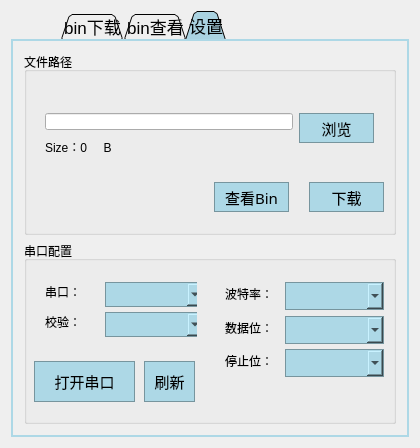
<?xml version="1.0" encoding="UTF-8"?>
<ui version="4.0">
 <class>Widget</class>
 <widget class="QWidget" name="Widget">
  <property name="geometry">
   <rect>
    <x>0</x>
    <y>0</y>
    <width>420</width>
    <height>448</height>
   </rect>
  </property>
  <property name="minimumSize">
   <size>
    <width>420</width>
    <height>448</height>
   </size>
  </property>
  <property name="maximumSize">
   <size>
    <width>420</width>
    <height>448</height>
   </size>
  </property>
  <property name="font">
   <font>
    <pointsize>12</pointsize>
   </font>
  </property>
  <property name="contextMenuPolicy">
   <enum>Qt::DefaultContextMenu</enum>
  </property>
  <property name="windowTitle">
   <string>IAP ——寒寒</string>
  </property>
  <property name="autoFillBackground">
   <bool>false</bool>
  </property>
  <property name="styleSheet">
   <string notr="true">QTextEdit{		
	
	background-color: rgb(130, 162, 172);
	border:1px solid rgb(173, 216, 230);
	color: back;
}
/****************************************************************/
QScrollBar:vertical{
	border:2px solid rgb(173, 216, 230);
	background:lightblue;
	width: 20px;
	padding-top:20px;
	padding-bottom:20px;
}
QScrollBar::handle:vertical{
	width:8px;
	background:rgb(170, 211, 225);
	min-height:30px;
	margin: 1px 0px 1px 1px;
}
QScrollBar::add-line:vertical   
{
    height:20px;width:18px;
    subcontrol-position:bottom;
	background:rgb(173, 216, 230);
	border: 1px solid rgb(155, 155, 155);
	
	image: url(:/image/arrow_down.png);
}
QScrollBar::sub-line:vertical   
{
    height:20px;width:18px;
    subcontrol-position:top;
	background:rgb(173, 216, 230);
	border: 1px solid rgb(155, 155, 155);
	
	image: url(:/image/arrow_up.png);
}
/**************************QPushButton*************************/
QPushButton{
	background-color:lightblue;
	border:1px solid rgb(119, 149, 158);
	border-radius:0px;
	font:15px bold Khmer UI
}
QPushButton:hover{
	/*border:1px solid blue;*/
	background:rgb(170, 211, 225);
}
QPushButton:pressed{
	background: rgb(125, 155, 165);
}
/**************************组合框***********************/
QComboBox{
	background-color: lightblue;
	border: 1px solid rgb(119, 149, 158);
	border-radius: 0px;
	padding:1px 2px 1px 2px;
	font:15px bold Khmer UI
}
QComboBox:hover {
	background:rgb(170, 211, 225);
}
QComboBox::dowm-arrow{
	
}
QComboBox::drop-down{
	subcontrol-origin:padding;
	subcontrol-position: top right;
	width:13px;
	
	border-left-width:2px;
	border-left-color:rgb(119, 149, 158);
	border-left-style:solid;

	image: url(:/image/arrow_down.png);
}
/******************************QTabWidget************************/
QTabWidget::pane{
	border: 2px solid lightblue;
}
QTabWidget::tab-bar{
	left: 50px;
}
QTabBar::tab{
    background:lightblue;
    border: 1px solid rgb(119, 149, 158);
    border-top-left-radius: 0px;
    border-top-right-radius: 0px;
    min-width: 30ex;
    padding: 2px;	
}
QTabBar::tab:selected, QTabBar::tab:hover {
	background:rgb(170, 211, 225);
}

QTabBar::tab:selected {
    border-color: #9B9B9B;
    border-bottom-color: lightblue; /* same as pane color */
}

QTabBar::tab:!selected {
    margin-top: 2px; /* make non-selected tabs look smaller */
}
QTabBar::tab:selected {
    /* expand/overlap to the left and right by 4px */
    margin-left: -1px;
    margin-right: -1px;
}
QTabBar::tab:first:selected {
    margin-left: 0; /* the first selected tab has nothing to overlap with on the left */
}

QTabBar::tab:last:selected {
    margin-right: 0; /* the last selected tab has nothing to overlap with on the right */
}

QTabBar::tab:only-one {
    margin: 0; /* if there is only one tab, we don't want overlapping margins */
}
/****************************Progress Bar***************************/
QProgressBar{
	border:2px solid rgb(119, 149, 158);
	text-align:center;
}
QProgressBar::chunk{
	background-color:rgb(173, 216, 230);
	width:20px;
	margin:0.5px;
}</string>
  </property>
  <layout class="QGridLayout" name="gridLayout">
   <item row="0" column="0">
    <widget class="QTabWidget" name="tabWidget">
     <property name="font">
      <font>
       <family>Khmer UI</family>
       <pointsize>13</pointsize>
      </font>
     </property>
     <property name="tabShape">
      <enum>QTabWidget::Triangular</enum>
     </property>
     <property name="currentIndex">
      <number>2</number>
     </property>
     <property name="movable">
      <bool>false</bool>
     </property>
     <widget class="QWidget" name="Load">
      <attribute name="title">
       <string>bin下载</string>
      </attribute>
      <layout class="QGridLayout" name="gridLayout_6">
       <item row="2" column="0">
        <spacer name="verticalSpacer">
         <property name="orientation">
          <enum>Qt::Vertical</enum>
         </property>
         <property name="sizeType">
          <enum>QSizePolicy::Fixed</enum>
         </property>
         <property name="sizeHint" stdset="0">
          <size>
           <width>20</width>
           <height>40</height>
          </size>
         </property>
        </spacer>
       </item>
       <item row="0" column="0">
        <widget class="QTextEdit" name="loadTextEdit">
         <property name="maximumSize">
          <size>
           <width>16777215</width>
           <height>311</height>
          </size>
         </property>
         <property name="font">
          <font>
           <family>Khmer UI</family>
           <pointsize>12</pointsize>
          </font>
         </property>
         <property name="styleSheet">
          <string notr="true"/>
         </property>
         <property name="frameShape">
          <enum>QFrame::Box</enum>
         </property>
         <property name="frameShadow">
          <enum>QFrame::Sunken</enum>
         </property>
        </widget>
       </item>
       <item row="1" column="0">
        <widget class="QProgressBar" name="loadProgressBar">
         <property name="maximumSize">
          <size>
           <width>16777215</width>
           <height>15</height>
          </size>
         </property>
         <property name="value">
          <number>0</number>
         </property>
         <property name="textVisible">
          <bool>true</bool>
         </property>
         <property name="orientation">
          <enum>Qt::Horizontal</enum>
         </property>
         <property name="textDirection">
          <enum>QProgressBar::TopToBottom</enum>
         </property>
        </widget>
       </item>
      </layout>
     </widget>
     <widget class="QWidget" name="binView">
      <attribute name="title">
       <string>bin查看</string>
      </attribute>
      <layout class="QGridLayout" name="gridLayout_2">
       <item row="1" column="0">
        <spacer name="verticalSpacer_2">
         <property name="orientation">
          <enum>Qt::Vertical</enum>
         </property>
         <property name="sizeType">
          <enum>QSizePolicy::Fixed</enum>
         </property>
         <property name="sizeHint" stdset="0">
          <size>
           <width>20</width>
           <height>40</height>
          </size>
         </property>
        </spacer>
       </item>
       <item row="0" column="0">
        <widget class="QTextEdit" name="binTextEdit">
         <property name="font">
          <font>
           <family>Times New Roman</family>
           <pointsize>11</pointsize>
           <weight>50</weight>
           <bold>false</bold>
           <kerning>true</kerning>
          </font>
         </property>
        </widget>
       </item>
      </layout>
     </widget>
     <widget class="QWidget" name="Set">
      <attribute name="title">
       <string>设置</string>
      </attribute>
      <layout class="QGridLayout" name="gridLayout_5">
       <item row="0" column="0">
        <layout class="QVBoxLayout" name="verticalLayout">
         <item>
          <layout class="QGridLayout" name="gridLayout_3">
           <item row="0" column="1">
            <widget class="QGroupBox" name="binBox">
             <property name="title">
              <string>文件路径</string>
             </property>
             <widget class="QWidget" name="verticalLayoutWidget_5">
              <property name="geometry">
               <rect>
                <x>10</x>
                <y>50</y>
                <width>351</width>
                <height>61</height>
               </rect>
              </property>
              <layout class="QVBoxLayout" name="verticalLayout_7">
               <item>
                <layout class="QHBoxLayout" name="horizontalLayout_9">
                 <item>
                  <widget class="QLineEdit" name="fileEdit">
                   <property name="font">
                    <font>
                     <pointsize>12</pointsize>
                    </font>
                   </property>
                   <property name="alignment">
                    <set>Qt::AlignRight|Qt::AlignTrailing|Qt::AlignVCenter</set>
                   </property>
                   <property name="readOnly">
                    <bool>false</bool>
                   </property>
                  </widget>
                 </item>
                 <item>
                  <widget class="QPushButton" name="fileButton">
                   <property name="minimumSize">
                    <size>
                     <width>75</width>
                     <height>30</height>
                    </size>
                   </property>
                   <property name="maximumSize">
                    <size>
                     <width>75</width>
                     <height>30</height>
                    </size>
                   </property>
                   <property name="text">
                    <string>浏览</string>
                   </property>
                  </widget>
                 </item>
                </layout>
               </item>
               <item>
                <widget class="QLabel" name="sizeLabel">
                 <property name="minimumSize">
                  <size>
                   <width>121</width>
                   <height>21</height>
                  </size>
                 </property>
                 <property name="maximumSize">
                  <size>
                   <width>121</width>
                   <height>21</height>
                  </size>
                 </property>
                 <property name="text">
                  <string>Size：0     B</string>
                 </property>
                </widget>
               </item>
              </layout>
             </widget>
             <widget class="QPushButton" name="loadButton">
              <property name="geometry">
               <rect>
                <x>285</x>
                <y>130</y>
                <width>75</width>
                <height>30</height>
               </rect>
              </property>
              <property name="font">
               <font>
                <family>12 Khmer UI</family>
                <pointsize>-1</pointsize>
                <weight>50</weight>
                <italic>false</italic>
                <bold>false</bold>
               </font>
              </property>
              <property name="text">
               <string>下载</string>
              </property>
             </widget>
             <widget class="QPushButton" name="viewButton">
              <property name="geometry">
               <rect>
                <x>190</x>
                <y>130</y>
                <width>75</width>
                <height>30</height>
               </rect>
              </property>
              <property name="font">
               <font>
                <family>12 Khmer UI</family>
                <pointsize>-1</pointsize>
                <weight>50</weight>
                <italic>false</italic>
                <bold>false</bold>
               </font>
              </property>
              <property name="text">
               <string>查看Bin</string>
              </property>
             </widget>
            </widget>
           </item>
          </layout>
         </item>
         <item>
          <layout class="QGridLayout" name="gridLayout_4">
           <item row="0" column="0">
            <widget class="QGroupBox" name="usartBox">
             <property name="title">
              <string>串口配置</string>
             </property>
             <widget class="QWidget" name="verticalLayoutWidget_2">
              <property name="geometry">
               <rect>
                <x>10</x>
                <y>30</y>
                <width>163</width>
                <height>72</height>
               </rect>
              </property>
              <layout class="QVBoxLayout" name="verticalLayout_3">
               <property name="spacing">
                <number>10</number>
               </property>
               <item>
                <layout class="QHBoxLayout" name="horizontalLayout">
                 <property name="spacing">
                  <number>10</number>
                 </property>
                 <item>
                  <widget class="QLabel" name="uNameLabel">
                   <property name="minimumSize">
                    <size>
                     <width>50</width>
                     <height>0</height>
                    </size>
                   </property>
                   <property name="maximumSize">
                    <size>
                     <width>50</width>
                     <height>16777215</height>
                    </size>
                   </property>
                   <property name="text">
                    <string>串口：</string>
                   </property>
                  </widget>
                 </item>
                 <item>
                  <widget class="QComboBox" name="uNameBox">
                   <property name="minimumSize">
                    <size>
                     <width>99</width>
                     <height>25</height>
                    </size>
                   </property>
                   <property name="maximumSize">
                    <size>
                     <width>99</width>
                     <height>16777215</height>
                    </size>
                   </property>
                  </widget>
                 </item>
                </layout>
               </item>
               <item>
                <layout class="QHBoxLayout" name="horizontalLayout_2">
                 <property name="spacing">
                  <number>10</number>
                 </property>
                 <item>
                  <widget class="QLabel" name="parityLabel">
                   <property name="minimumSize">
                    <size>
                     <width>50</width>
                     <height>0</height>
                    </size>
                   </property>
                   <property name="maximumSize">
                    <size>
                     <width>50</width>
                     <height>16777215</height>
                    </size>
                   </property>
                   <property name="text">
                    <string>校验：</string>
                   </property>
                  </widget>
                 </item>
                 <item>
                  <widget class="QComboBox" name="parityBox">
                   <property name="minimumSize">
                    <size>
                     <width>99</width>
                     <height>25</height>
                    </size>
                   </property>
                   <property name="maximumSize">
                    <size>
                     <width>99</width>
                     <height>16777215</height>
                    </size>
                   </property>
                  </widget>
                 </item>
                </layout>
               </item>
              </layout>
             </widget>
             <widget class="QWidget" name="verticalLayoutWidget_4">
              <property name="geometry">
               <rect>
                <x>190</x>
                <y>30</y>
                <width>173</width>
                <height>112</height>
               </rect>
              </property>
              <layout class="QVBoxLayout" name="verticalLayout_6">
               <property name="spacing">
                <number>10</number>
               </property>
               <item>
                <layout class="QHBoxLayout" name="horizontalLayout_3">
                 <property name="spacing">
                  <number>10</number>
                 </property>
                 <item>
                  <widget class="QLabel" name="baundRateLabel">
                   <property name="minimumSize">
                    <size>
                     <width>50</width>
                     <height>0</height>
                    </size>
                   </property>
                   <property name="maximumSize">
                    <size>
                     <width>60</width>
                     <height>16777215</height>
                    </size>
                   </property>
                   <property name="text">
                    <string>波特率：</string>
                   </property>
                  </widget>
                 </item>
                 <item>
                  <widget class="QComboBox" name="baundRateBox">
                   <property name="minimumSize">
                    <size>
                     <width>99</width>
                     <height>28</height>
                    </size>
                   </property>
                   <property name="maximumSize">
                    <size>
                     <width>99</width>
                     <height>16777215</height>
                    </size>
                   </property>
                   <property name="font">
                    <font>
                     <family>12 Khmer UI</family>
                     <pointsize>-1</pointsize>
                     <weight>50</weight>
                     <italic>false</italic>
                     <bold>false</bold>
                    </font>
                   </property>
                  </widget>
                 </item>
                </layout>
               </item>
               <item>
                <layout class="QHBoxLayout" name="horizontalLayout_7">
                 <property name="spacing">
                  <number>10</number>
                 </property>
                 <item>
                  <widget class="QLabel" name="dataBitLabel">
                   <property name="minimumSize">
                    <size>
                     <width>50</width>
                     <height>0</height>
                    </size>
                   </property>
                   <property name="maximumSize">
                    <size>
                     <width>60</width>
                     <height>16777215</height>
                    </size>
                   </property>
                   <property name="text">
                    <string>数据位：</string>
                   </property>
                  </widget>
                 </item>
                 <item>
                  <widget class="QComboBox" name="dataBitBox">
                   <property name="minimumSize">
                    <size>
                     <width>99</width>
                     <height>28</height>
                    </size>
                   </property>
                   <property name="maximumSize">
                    <size>
                     <width>99</width>
                     <height>16777215</height>
                    </size>
                   </property>
                  </widget>
                 </item>
                </layout>
               </item>
               <item>
                <layout class="QHBoxLayout" name="horizontalLayout_8">
                 <property name="spacing">
                  <number>10</number>
                 </property>
                 <item>
                  <widget class="QLabel" name="stopBitLabel">
                   <property name="minimumSize">
                    <size>
                     <width>50</width>
                     <height>0</height>
                    </size>
                   </property>
                   <property name="maximumSize">
                    <size>
                     <width>60</width>
                     <height>16777215</height>
                    </size>
                   </property>
                   <property name="text">
                    <string>停止位：</string>
                   </property>
                  </widget>
                 </item>
                 <item>
                  <widget class="QComboBox" name="stopBitBox">
                   <property name="minimumSize">
                    <size>
                     <width>99</width>
                     <height>28</height>
                    </size>
                   </property>
                   <property name="maximumSize">
                    <size>
                     <width>99</width>
                     <height>16777215</height>
                    </size>
                   </property>
                   <property name="font">
                    <font>
                     <family>12 Khmer UI</family>
                     <pointsize>-1</pointsize>
                     <weight>50</weight>
                     <italic>false</italic>
                     <bold>false</bold>
                    </font>
                   </property>
                  </widget>
                 </item>
                </layout>
               </item>
              </layout>
             </widget>
             <widget class="QPushButton" name="openButton">
              <property name="enabled">
               <bool>true</bool>
              </property>
              <property name="geometry">
               <rect>
                <x>10</x>
                <y>120</y>
                <width>101</width>
                <height>41</height>
               </rect>
              </property>
              <property name="font">
               <font>
                <family>12 Khmer UI</family>
                <pointsize>-1</pointsize>
                <weight>50</weight>
                <italic>false</italic>
                <bold>false</bold>
               </font>
              </property>
              <property name="text">
               <string>打开串口</string>
              </property>
              <property name="checkable">
               <bool>false</bool>
              </property>
              <property name="autoDefault">
               <bool>false</bool>
              </property>
              <property name="default">
               <bool>false</bool>
              </property>
              <property name="flat">
               <bool>false</bool>
              </property>
             </widget>
             <widget class="QPushButton" name="refreshButton">
              <property name="geometry">
               <rect>
                <x>120</x>
                <y>120</y>
                <width>51</width>
                <height>41</height>
               </rect>
              </property>
              <property name="text">
               <string>刷新</string>
              </property>
             </widget>
            </widget>
           </item>
          </layout>
         </item>
        </layout>
       </item>
      </layout>
     </widget>
    </widget>
   </item>
  </layout>
 </widget>
 <layoutdefault spacing="6" margin="11"/>
 <resources/>
 <connections/>
</ui>
